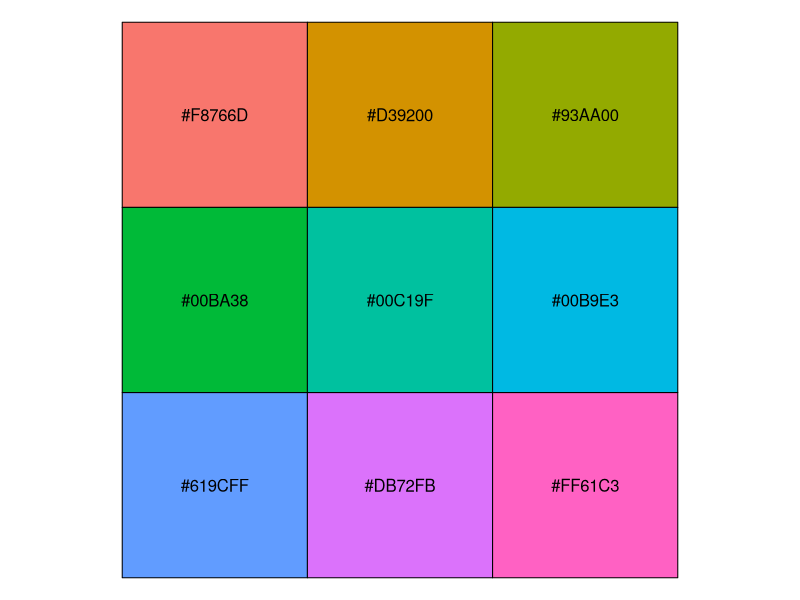

Recreate this plot in R.
#Joy Buongiorno
#jbuongior21@gmail.com
#Plot for Mn and Fe concetrations

library(ggplot2)
library(scales)
show_col(hue_pal()(9))
cols<-c("AB.2" = "#F8766D","AB.1" = "#F8766D", "AC.1" = "#C77CFF", "AC.2" = "#C77CFF", "AB" = "#F8766D", "AC" = "#C77CFF", "HA" = "#00B9E3")
getwd()
Fe<-read.csv("Fe.csv")
VK_Fe_plot<-ggplot(Fe, aes(x=Depth, y=Fe, shape=Station, color=Station)) + 
  geom_point(aes(fill=Station), colour="black", size=4, stroke=2) +
  scale_shape_manual(values = c(21, 24, 23)) +
  scale_fill_manual(values=cols) +
  theme_bw(base_size = 20) +
  theme(panel.grid.major = element_blank(), panel.grid.minor = element_blank(),
        panel.background = element_blank(), axis.line = element_line(colour = "black")) +
  scale_colour_manual(values=cols) +
  scale_x_reverse() +
  geom_line(aes(color=Station, linetype=Station), size=0.75) +
  coord_flip() +
  labs(x="Depth (cmbsf)", y= "Fe (nM)")

VK_Mn<-ggplot(Fe, aes(x=Depth, y=Mn, shape=Station, color=Station)) + 
  geom_point(aes(fill=Station), colour="black", size=4, stroke=2) +
  scale_shape_manual(values = c(21, 24, 23)) +
  scale_fill_manual(values=cols) +
  theme_bw(base_size = 20) +
  theme(panel.grid.major = element_blank(), panel.grid.minor = element_blank(),
        panel.background = element_blank(), axis.line = element_line(colour = "black")) +
  scale_colour_manual(values=cols) +
  scale_x_reverse() +
  geom_line(aes(color=Station, linetype=Station), size=0.75) +
  coord_flip() +
  labs(x="Depth (cmbsf)", y= "Mn (nM)")

